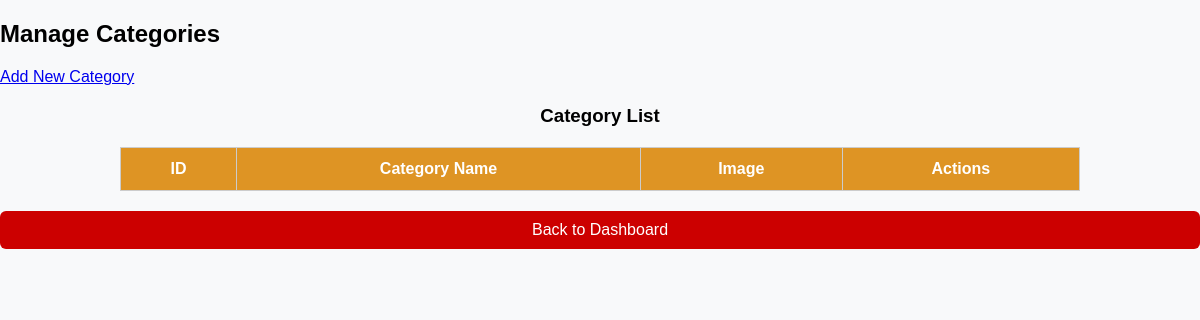
The page /manage_categories.php on the database as committed earlier.
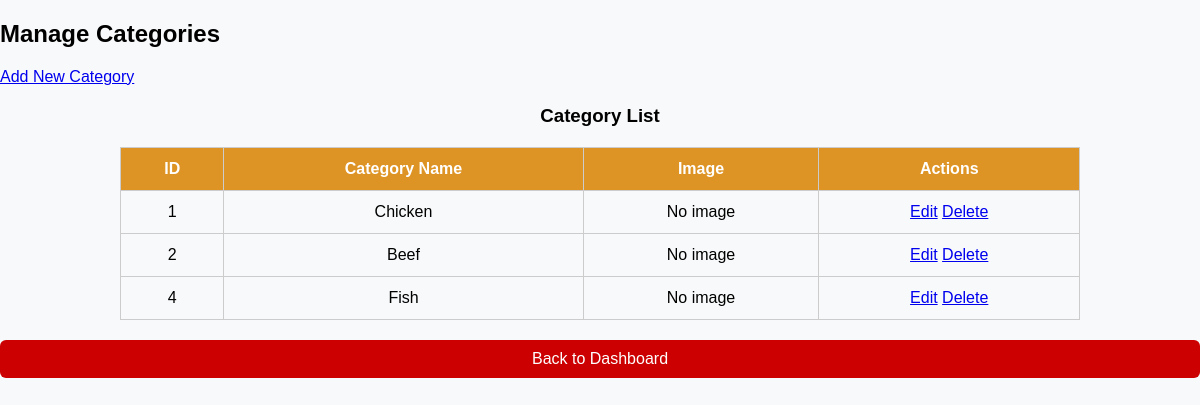
The same page on the database as committed later.
### tables this page shows
CREATE TABLE `categories` (
  `id` int(11) NOT NULL,
  `name` varchar(255) NOT NULL
);

### manage_categories.php (the view, shortened to what this page needs)
<?php
include("config/db_connect.php");
$categoryQuery = $conn->query("SELECT * FROM categories");
?>
<!DOCTYPE html>
<html lang="en">
<head>
    <link rel="stylesheet" href="css/styles.css">
</head>
<body>
    <h2>Manage Categories</h2>
    <a href="add_category.php">Add New Category</a>
    <h3  style="text-align:center;">Category List</h3>
    <table border="1">
    <tr>
        <th>ID</th>
        <th>Category Name</th>
        <th>Image</th>
        <th>Actions</th>
    </tr>
        <?php while ($category = $categoryQuery->fetch_assoc()): ?>
        <tr>
            <td><?= $category['id'] ?></td>
            <td><?= $category['name'] ?></td>
            <td>
                <?php if (!empty($category['image'])): ?>
                    <img src="uploads/<?= htmlspecialchars($category['image']) ?>" width="50" alt="Category Image">
                <?php else: ?>
                    <span>No image</span>
                <?php endif; ?>
            </td>
            <td>
                <a href="edit_category.php?id=<?= $category['id'] ?>">Edit</a>
                <a href="delete_category.php?id=<?= $category['id'] ?>">Delete</a>
            </td>
        </tr>
        <?php endwhile; ?>
    </table>
    <a href="new_admin_dashboard.php" class="logout-link">Back to Dashboard</a>
</body>
</html>

Rows that differ between the two databases and show on the page:
added categories: id "1", name "Chicken"
added categories: id "2", name "Beef"
added categories: id "4", name "Fish"
